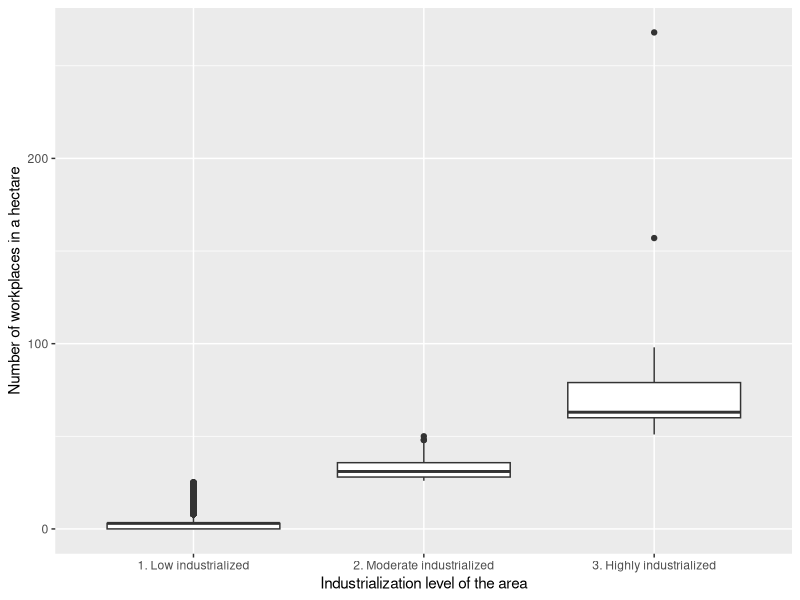
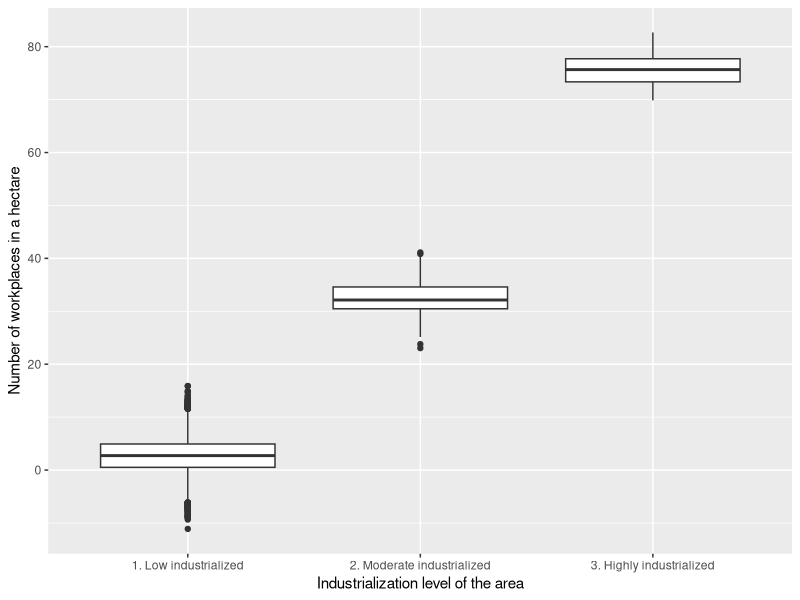
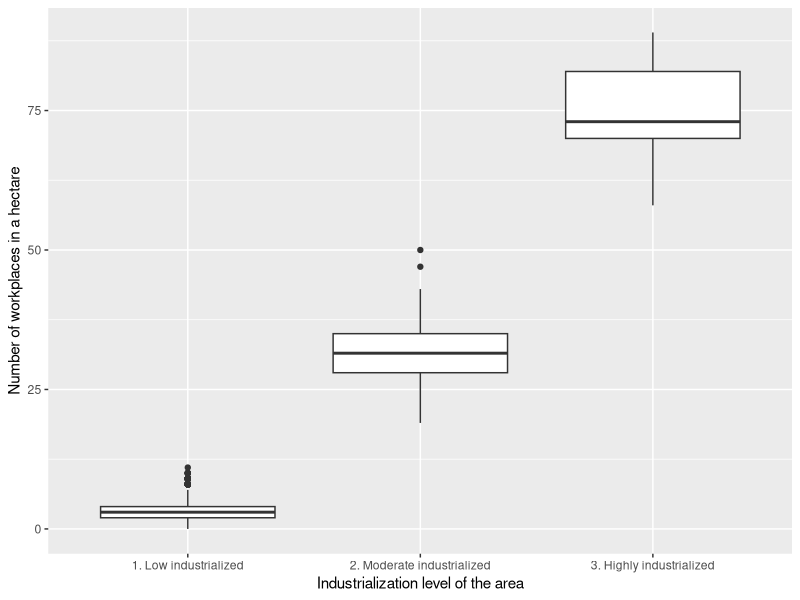
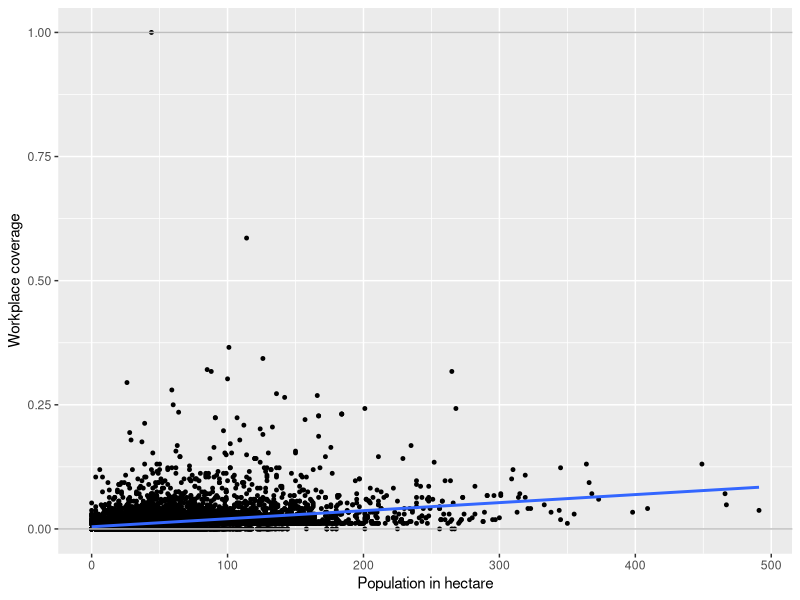
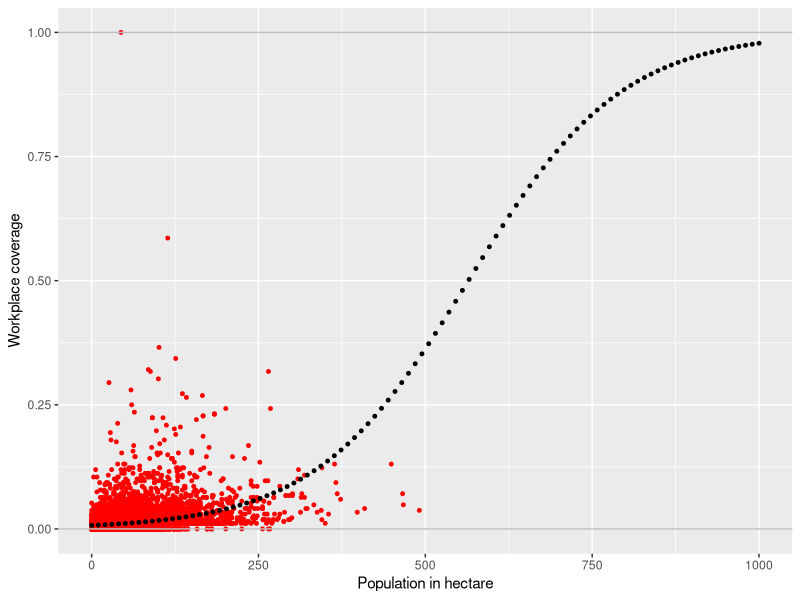
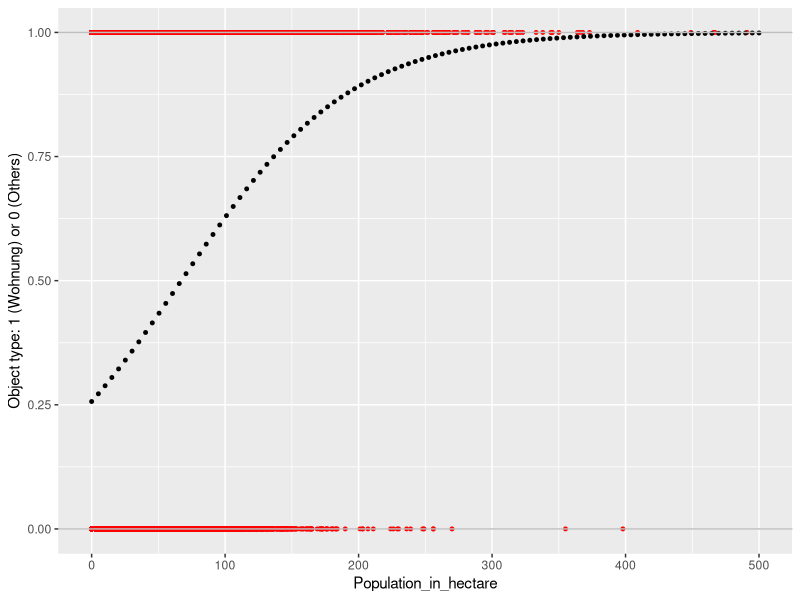

The R script that drew these images, in order:
## ---- chunk 1
library(knitr)
opts_chunk$set(tidy.opts=list(width.cutoff=60),tidy=TRUE)
## ---- chunk 2
#Libraries

library(tidyverse)
library(e1071)  
library(nnet)

# Sampling option
RNGkind(sample.kind = "Rounding")

# Data import

house_data <- read_csv("../01_data/house_data.csv")

house_data$object_type_name <- as.factor(house_data$object_type_name)
house_data$num_rooms <- as.factor(house_data$num_rooms)

house_data <- house_data %>% select(object_type_name,
                                    build_year,
                                    living_area,
                                    zipcode,
                                    municipality_name,
                                    num_rooms,
                                    travel_time_private_transport,
                                    travel_time_public_transport,
                                    number_of_buildings_in_hectare,
                                    number_of_apartments_in_hectare,
                                    number_of_workplaces_in_hectare,
                                    population_in_hectare,
                                    water_percentage_1000,
                                    price)
## ---- chunk 3
house_data.workplace<-house_data

# Using a group function to build groups of count data

getgroup<-function(n) {
   if(n >= 0 & n<=25 ) {
      "1. Low industrialized"
    } else if(n > 25 & n<=50 ) {
      "2. Moderate industrialized"
    }else {
      "3. Highly industrialized"
    }
}

house_data.workplace$group<-sapply(house_data.workplace$number_of_workplaces_in_hectare,getgroup)

house_data.workplace$group<-as.factor(house_data.workplace$group)

## ---- chunk 4
ggplot(data=house_data.workplace,
       mapping =aes(y=number_of_workplaces_in_hectare,
                    x=group)
         ) +
  geom_boxplot()+
  xlab("Industrialization level of the area")+
  ylab("Number of workplaces in a hectare")
## ---- chunk 5
lm.workplaces <- lm(number_of_workplaces_in_hectare ~ group, data = house_data.workplace)
round(coef(lm.workplaces), digits = 10)
## ---- chunk 6
set.seed(4)
sim.workplaces <- simulate(lm.workplaces)

head(sim.workplaces)

ggplot(data=sim.workplaces,
       mapping =aes(y=sim_1,
                    x=house_data.workplace$group)
         ) +
  geom_boxplot()+
  xlab("Industrialization level of the area")+
  ylab("Number of workplaces in a hectare")
## ---- chunk 7
glm.workplaces<-glm(number_of_workplaces_in_hectare ~ group,
               family="poisson", 
               data=house_data.workplace)
summary(glm.workplaces)
## ---- chunk 8
set.seed(4)
sim.data.workplaces_2 <- simulate(glm.workplaces)
NROW(sim.data.workplaces_2)
head(sim.data.workplaces_2)
tail(sim.data.workplaces_2)

ggplot(data=sim.data.workplaces_2,
       mapping =aes(y=sim_1,
                    x=house_data.workplace$group)
         ) +
  geom_boxplot()+
  xlab("Industrialization level of the area")+
  ylab("Number of workplaces in a hectare")
## ---- chunk 9
house_data.binomial<-house_data

max.workplace<-max(house_data.binomial$number_of_workplaces_in_hectare)

workplace_coverage<-house_data.binomial$number_of_workplaces_in_hectare/
  max.workplace
house_data.binomial$workplace_coverage<-workplace_coverage
  

# Make a column with pseudo failure entries

house_data.binomial$failure<-max.workplace-house_data.binomial$number_of_workplaces_in_hectare
## ---- chunk 10
lm.workplaces_coverage <- lm(workplace_coverage ~ population_in_hectare, data = house_data.binomial)

round(coef(lm.workplaces_coverage), digits = 10)
## ---- chunk 11
ggplot(data = house_data.binomial,
mapping = aes(y = workplace_coverage,
x = house_data.binomial$population_in_hectare)) +
  geom_point(size=1)+
  geom_smooth(method = "lm", se = FALSE) +
  ylim(0, 1) +
  geom_hline(yintercept = 0:1,col="grey")+
  xlab("Population in hectare")+
  ylab("Workplace coverage")
## ---- chunk 12
glm.workplace_coverage<-glm(cbind(house_data.binomial$number_of_workplaces_in_hectare,house_data.binomial$failure)~population_in_hectare,family="binomial",data= house_data.binomial)

summary(glm.workplace_coverage)
## ---- chunk 13
new.data = data.frame(population_in_hectare = seq(0, 1000, length.out = 100))
new.data$pred.workplace_coverage <- predict(glm.workplace_coverage, newdata = new.data,
                                 type = "response")
## ---- chunk 14
ggplot(data = house_data.binomial,
mapping = aes(y = workplace_coverage,
x = house_data.binomial$population_in_hectare)) +
  geom_point(col="red",size=1)+
  geom_point(data = new.data,
               mapping = aes(
      y = pred.workplace_coverage,
      x = population_in_hectare),size=1) +
  ylim(0, 1) +
  geom_hline(yintercept = 0:1, col="gray")+
  xlab("Population in hectare")+
  ylab("Workplace coverage")
## ---- chunk 15
house_data.binary<-house_data

getbinary<-function(p) {
   if(p=="Wohnung") {
      1 
    } else {
      0
    }
}

house_data.binary$binary_code<-sapply(house_data.binary$object_type_name,getbinary)
## ---- chunk 16
glm.object_type<-glm(binary_code~population_in_hectare,family="binomial",data= house_data.binary)
summary(glm.object_type)
## ---- chunk 17
new.data2 = data.frame(population_in_hectare = seq(0, 500, length.out = 100))
new.data2$pred.object_type <- predict(glm.object_type, newdata = new.data2,
                                 type = "response")
## ---- chunk 18
ggplot(data = house_data.binary,
mapping = aes(y = binary_code,
x = population_in_hectare)) + 
  geom_point(col="red",size=1)+
  geom_point(data = new.data2,
               mapping = aes(
      y = pred.object_type,
      x = population_in_hectare),size=1) +
  ylim(0, 1) +
  geom_hline(yintercept = 0:1,col="grey")+
  xlab("Population_in_hectare")+
  ylab("Object type: 1 (Wohnung) or 0 (Others)")

## ---- chunk 19
fitted.object.disc <- ifelse(fitted(glm.object_type) < 0.5,
yes = 0, no = 1)
head(fitted.object.disc)
## ---- chunk 20
d.obs.fit.object <- data.frame(obs = house_data.binary$binary_code,
fitted = fitted.object.disc)

table(d.obs.fit.object$obs)

table(obs = d.obs.fit.object$obs,
fit = d.obs.fit.object$fitted)
## ---- chunk 21
house_data.multinomial<-house_data
## ---- chunk 22
multinom.object_type<-multinom(object_type_name~population_in_hectare,data=house_data.multinomial)

summary(multinom.object_type)
 
